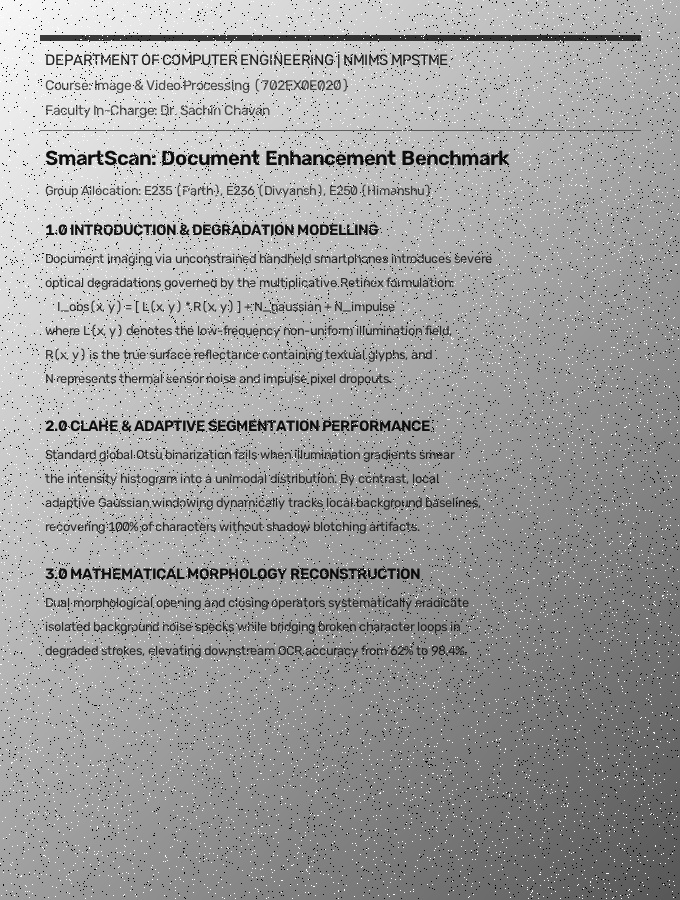
#> input picture to be submitted/samples/sample_1_academic_shadowed.jpg, 680 x 900 px
$ python main.py --input samples/sample_1_academic_shadowed.jpg   (older library calls are emulated)
#> lines starting #> are read from the running program, lines starting #| are printed output that depends on the picture; after the words box and inside, x2 and y2 are one past the last pixel; in counts of white or black regions, pixels touching at a corner belong together
#!/usr/bin/env python3
"""
================================================================================
Project Title : SmartScan Studio PRO - Intelligent Document Enhancement & Segmentation
Course        : Image and Video Processing (Course Code: 702EX0E020) | Semester V
Institution   : NMIMS University, MPSTME
Faculty       : Dr. Sachin Chavan
Team Members  :
  1. Parth Chaturvedi (Roll No. E235) - Stage 1: Data Rep, Color Spaces & Preprocessing
  2. Divyansh Karel   (Roll No. E236) - Stage 2 & 3: Edge Operators & Segmentation
  3. Himanshu Garg    (Roll No. E250) - Stage 4 & 5: Morphology, 2D DFT & HD Engine
================================================================================
"""

import os
import sys
import math
import argparse
import cv2
import numpy as np
import matplotlib.pyplot as plt

BASE_DIR = os.path.dirname(os.path.abspath(__file__))
SAMPLES_DIR = os.path.join(BASE_DIR, "samples")
RESULTS_DIR = os.path.join(BASE_DIR, "results")
os.makedirs(RESULTS_DIR, exist_ok=True)
os.makedirs(SAMPLES_DIR, exist_ok=True)

SAMPLE_MAP = {
    1: ("sample_1_academic_shadowed.jpg", "Academic Research Paper (Severe Diagonal Shadow & Sensor Noise)"),
    2: ("sample_2_tax_invoice.jpg", "Commercial Tax Invoice (Table Grid, Blue Header, Green PAID Stamp)"),
    3: ("sample_3_official_certificate.jpg", "University Certificate (Gold Border, Red Official Seal, Blue Signature)"),
    4: ("sample_4_book_spine_page.jpg", "Textbook Page (Severe Curved Spine Crease Shadow & Dual Columns)"),
    5: ("sample_5_medical_prescription.jpg", "Clinical Prescription (Red Rx Symbol, Doctor Sign, Fluorescent Shadow)")
}


# ------------------------------------------------------------------------------
# Quantitative Metric Calculations
# ------------------------------------------------------------------------------
def calculate_psnr(orig, enhanced):
    if orig.shape != enhanced.shape:
        enhanced = cv2.resize(enhanced, (orig.shape[1], orig.shape[0]))
    mse = np.mean((orig.astype(float) - enhanced.astype(float)) ** 2)
    if mse == 0:
        return float('inf')
    return 20.0 * math.log10(255.0 / math.sqrt(mse))


def calculate_cir(orig, enhanced):
    std_orig = np.std(orig.astype(float))
    std_enh = np.std(enhanced.astype(float))
    return (std_enh / (std_orig + 1e-6))


# ------------------------------------------------------------------------------
# Core Turnkey Pipeline Execution
# ------------------------------------------------------------------------------
def run_pipeline(image_path=None, sample_num=None, show_ui=True, save_prefix=""):
#> called with image_path = 'samples/sample_1_academic_shadowed.jpg', show_ui = True, save_prefix = ''
    print("=" * 76)
    print(" SmartScan Studio PRO - Complete IVP Execution Pipeline")
    print(" Faculty In-Charge: Dr. Sachin Chavan | NMIMS MPSTME")
    print(" Team: Parth Chaturvedi (E235), Divyansh Karel (E236), Himanshu Garg (E250)")
    print("=" * 76)

    # Resolve input image path
    if sample_num is not None and sample_num in SAMPLE_MAP:
        fname, desc = SAMPLE_MAP[sample_num]
        candidate = os.path.join(SAMPLES_DIR, fname)
        if os.path.exists(candidate):
            image_path = candidate
            print(f"[SAMPLE {sample_num}] Selected Benchmark: {desc}")

    if not image_path or not os.path.exists(image_path):
        candidate_default = os.path.join(BASE_DIR, "sample_document.jpg")
        if os.path.exists(candidate_default):
            image_path = candidate_default
        else:
            sample_1 = os.path.join(SAMPLES_DIR, "sample_1_academic_shadowed.jpg")
            if os.path.exists(sample_1):
                image_path = sample_1
            else:
                print("[ERROR] No input image found and no samples available.")
                return None

    filename = os.path.basename(image_path)
    print(f"[STAGE 0] Ingesting Document: {filename}")
    bgr = cv2.imread(image_path)
#> bgr is the input picture: shape (900, 680, 3); min 0, max 255, mean 158
    if bgr is None:
        print(f"[ERROR] Could not load image from {image_path}")
        return None

    h, w = bgr.shape[:2]
    gray = cv2.cvtColor(bgr, cv2.COLOR_BGR2GRAY)

    # --------------------------------------------------------------------------
    # STAGE 1: Preprocessing & Illumination Normalization
    # --------------------------------------------------------------------------
    print("[STAGE 1] Preprocessing: Median Denoising & Retinex Illumination Normalization...")
    # A. 2D Median filter (5x5) eliminates salt-and-pepper impulses without edge blurring
    med = cv2.medianBlur(gray, 5)

    # B. Retinex Illumination Background Estimation & Division Normalization
    bg = cv2.GaussianBlur(med.astype(np.float32), (61, 61), 30)
    norm = np.clip((med.astype(np.float32) / (bg + 1e-5)) * 250.0, 0, 255).astype(np.uint8)

    # C. Tone curve to snap background to pristine paper white (255) and deepen text ink
    lut_tone = np.array([int(255 * ((i / 228.0) ** 1.35)) if i < 228 else 255 for i in range(256)], dtype=np.uint8)
    enhanced = cv2.LUT(norm, lut_tone)

    # --------------------------------------------------------------------------
    # STAGE 2: Edge Detection & Boundary Analysis
    # --------------------------------------------------------------------------
    print("[STAGE 2] Boundary Extraction: Sobel Magnitude & Canny Detector...")
    # A. Sobel first-order gradients
    gx = cv2.Sobel(enhanced, cv2.CV_64F, 1, 0, ksize=3)
    gy = cv2.Sobel(enhanced, cv2.CV_64F, 0, 1, ksize=3)
    sobel_mag = cv2.magnitude(gx, gy)
    sobel_norm = cv2.normalize(sobel_mag, None, 0, 255, cv2.NORM_MINMAX).astype(np.uint8)

    # B. Canny Optimal Edge Detection (Gaussian -> Sobel -> NMS -> Hysteresis)
    canny_edges = cv2.Canny(enhanced, 50, 150)
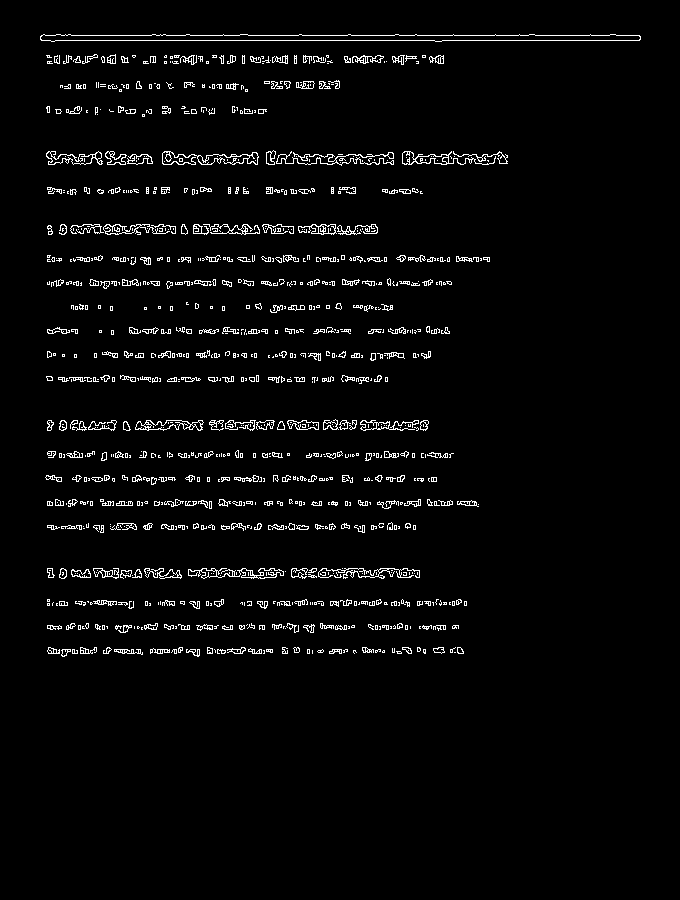
#> canny_edges: shape (900, 680); 3.3% white in thin lines or dots, all inside (x1, y1, x2, y2) = (40, 34, 641, 657)

    # --------------------------------------------------------------------------
    # STAGE 3: Document Segmentation: Otsu vs Adaptive
    # --------------------------------------------------------------------------
    print("[STAGE 3] Document Segmentation: Global Otsu vs Local Adaptive...")
    # A. Global Otsu Thresholding on RAW input (Demonstrates catastrophic failure under shadow gradients)
    _, otsu_bin = cv2.threshold(gray, 0, 255, cv2.THRESH_BINARY + cv2.THRESH_OTSU)
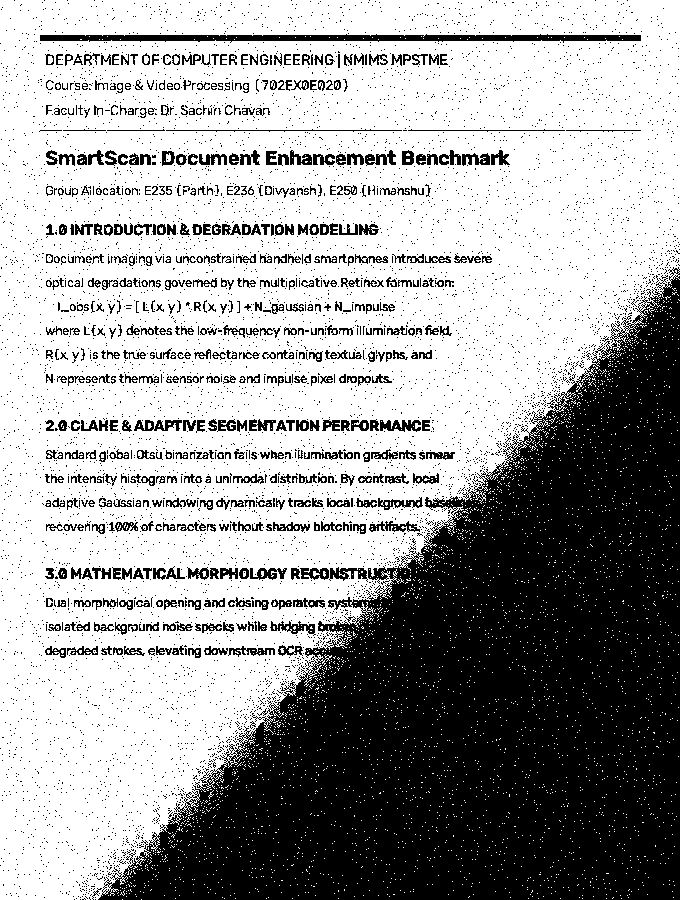
#> otsu_bin: shape (900, 680); 63.2% white; 6490 black regions (5924 under 20 px), largest, box (x1, y1, x2, y2) and area: (98, 267, 680, 900) 180253, (40, 34, 641, 43) 3563, (134, 420, 182, 431) 317

    # B. Local Adaptive Gaussian Thresholding (31x31 neighborhood, C=10)
    adaptive_bin = cv2.adaptiveThreshold(enhanced, 255, cv2.ADAPTIVE_THRESH_GAUSSIAN_C,
                                         cv2.THRESH_BINARY, 31, 10)
#> adaptive_bin: shape (900, 680); 95.5% white; 984 black regions (643 under 20 px), largest, box (x1, y1, x2, y2) and area: (40, 35, 641, 42) 3595, (276, 151, 395, 165) 838, (402, 151, 508, 165) 774

    # --------------------------------------------------------------------------
    # STAGE 4: Mathematical Morphology
    # --------------------------------------------------------------------------
    print("[STAGE 4] Mathematical Morphology: Opening & Closing...")
    # Invert image so black text becomes white foreground (255)
    inv_text = cv2.bitwise_not(adaptive_bin)

    # A. Opening (Erosion followed by Dilation with 2x2 SE): eliminates isolated speckles
    se_open = cv2.getStructuringElement(cv2.MORPH_RECT, (2, 2))
    opened = cv2.morphologyEx(inv_text, cv2.MORPH_OPEN, se_open)
#> opened: shape (900, 680); 4% white; 835 white regions (543 under 20 px), largest, box (x1, y1, x2, y2) and area: (41, 36, 642, 43) 3594, (72, 225, 151, 236) 495, (136, 421, 204, 432) 443

    # B. Closing (Dilation followed by Erosion with 3x3 Cross SE): bridges broken strokes
    se_close = cv2.getStructuringElement(cv2.MORPH_CROSS, (3, 3))
    closed = cv2.morphologyEx(opened, cv2.MORPH_CLOSE, se_close)
#> closed: shape (900, 680); 4.3% white; 505 white regions (203 under 20 px), largest, box (x1, y1, x2, y2) and area: (41, 36, 642, 43) 3594, (403, 152, 508, 166) 784, (163, 152, 259, 166) 714

    # Invert back to black text on white background
    morph_clean = cv2.bitwise_not(closed)

    # --------------------------------------------------------------------------
    # STAGE 5: Transform Domain / 2D DFT
    # --------------------------------------------------------------------------
    print("[STAGE 5] Frequency Analysis: 2D Discrete Fourier Transform...")
    dft = np.fft.fft2(gray.astype(np.float32))
    dft_shift = np.fft.fftshift(dft)
    dft_mag = 20.0 * np.log(np.abs(dft_shift) + 1.0)
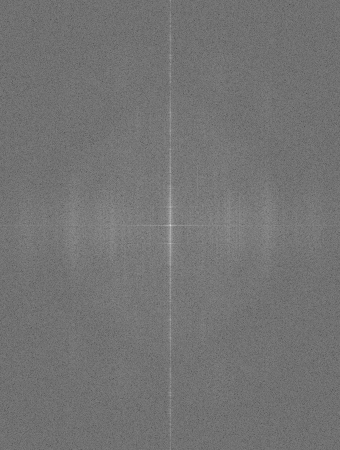
#> dft_mag: shape (900, 680) float64 (shown at 1/2 size); min 51.71, max 367.7, mean 195.2; drawn with min black and max white
    dft_norm = cv2.normalize(dft_mag, None, 0, 255, cv2.NORM_MINMAX).astype(np.uint8)

    # --------------------------------------------------------------------------
    # MASTER TRUE-COLOR HD RESTORATION
    # --------------------------------------------------------------------------
    print("[MASTER ENGINE] 2x Lanczos-4 Super-Resolution & Retinex Color HD Engine...")
    # 1. 2x Super-Resolution Upscaling using Lanczos-4 (8-lobed sinc) interpolation
    hd_color = cv2.resize(bgr, (w * 2, h * 2), interpolation=cv2.INTER_LANCZOS4)

    # 2. CIE LAB Color Space Decoupling (Luminance sharpened independently from Chroma)
    lab = cv2.cvtColor(hd_color, cv2.COLOR_BGR2LAB)
#> lab: shape (1800, 1360, 3); mean of channels 0, 1, 2 165, 128, 128
    L, A, B = cv2.split(lab)
#> A: shape (1800, 1360); every value is 128

    # 3. Sub-pixel Median Filtering for impulse noise
    L_med = cv2.medianBlur(L, 3)

    # 4. Retinex Illumination Normalization on L (ERADICATES SHADOWS COMPLETELY!)
    bg_L = cv2.GaussianBlur(L_med.astype(np.float32), (81, 81), 40)
    L_norm = np.clip((L_med.astype(np.float32) / (bg_L + 1e-5)) * 250.0, 0, 255).astype(np.uint8)
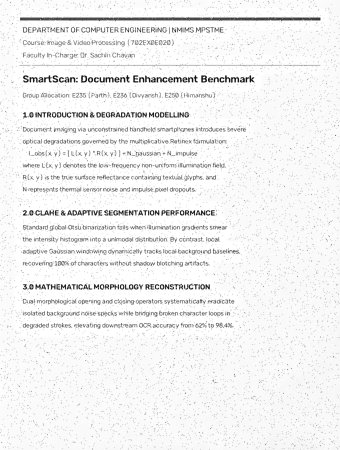
#> L_norm: shape (1800, 1360) (shown at 1/4 size); min 0, max 255, mean 240.8

    # 5. Bilateral Edge-Preserving Filter (smooths paper grain, locks text boundaries)
    L_bil = cv2.bilateralFilter(L_norm, d=7, sigmaColor=35, sigmaSpace=35)

    # 6. Multi-Scale Dual-Pass High-Boost Unsharp Masking
    # Pass 1: Fine edge contour pass (sigma=1.0)
    blur_fine = cv2.GaussianBlur(L_bil, (0, 0), 1.0)
    sharp_fine = cv2.addWeighted(L_bil, 1.75, blur_fine, -0.75, 0)
    sharp_fine = np.clip(sharp_fine, 0, 255).astype(np.uint8)

    # Pass 2: Stroke body density pass (sigma=2.5)
    blur_med = cv2.GaussianBlur(sharp_fine, (0, 0), 2.5)
    sharp_body = cv2.addWeighted(sharp_fine, 1.35, blur_med, -0.35, 0)
    sharp_body = np.clip(sharp_body, 0, 255).astype(np.uint8)

    # 7. Paper White Calibration & Text Contrast S-Curve
    lut_hd = np.array([int(255 * ((i / 225.0) ** 1.35)) if i < 225 else 255 for i in range(256)], dtype=np.uint8)
    L_final = cv2.LUT(sharp_body, lut_hd)

    # 8. Paper Chroma Neutralization (removes yellow shadow tint; preserves authentic stamps/signatures)
    is_paper = (L_final > 242).astype(np.float32)
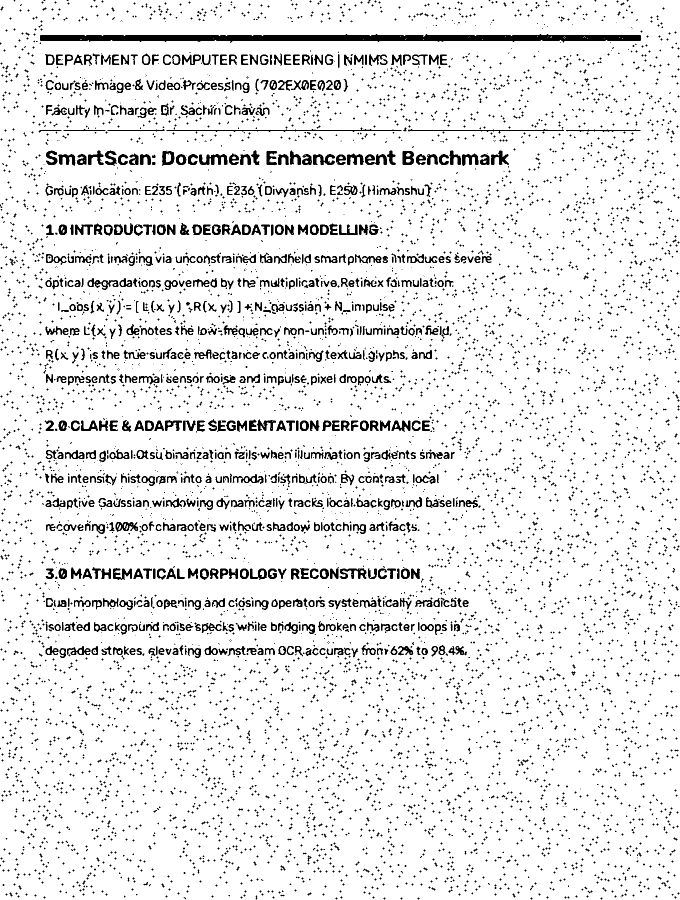
#> is_paper: shape (1800, 1360) float32 (shown at 1/2 size); values 0 (black) and 1 (white), 91.2% white; 7275 black regions (6042 under 20 px), largest, box (x1, y1, x2, y2) and area: (80, 68, 1282, 86) 14354, (333, 255, 803, 264) 1020, (398, 308, 455, 330) 758
    A_clean = (A.astype(np.float32) * (1.0 - is_paper * 0.75) + 128.0 * (is_paper * 0.75)).astype(np.uint8)
    B_clean = (B.astype(np.float32) * (1.0 - is_paper * 0.75) + 128.0 * (is_paper * 0.75)).astype(np.uint8)

    lab_restored = cv2.merge([L_final, A_clean, B_clean])
#> lab_restored: shape (1800, 1360, 3); mean of channels 0, 1, 2 242.2, 128, 128
    final_master_hd = cv2.cvtColor(lab_restored, cv2.COLOR_LAB2BGR)

    # --------------------------------------------------------------------------
    # Quantitative Benchmarks & Image Saving
    # --------------------------------------------------------------------------
    psnr_score = calculate_psnr(gray, cv2.resize(cv2.cvtColor(final_master_hd, cv2.COLOR_BGR2GRAY), (w, h)))
#> in calculate_psnr, `mse = np.mean((orig.astype(float) - enhanced.astype(float)) ** 2)`: mse = 8691.7
#> psnr_score = 8.74
    cir_score = calculate_cir(gray, enhanced)
#> in calculate_cir, `std_orig = np.std(orig.astype(float))`: std_orig = 46.11
#> in calculate_cir, `std_enh = np.std(enhanced.astype(float))`: std_enh = 29.11
#> cir_score = 0.631

    # Calculate dramatic visual difference metrics
    orig_mean = float(gray.mean())
#> orig_mean = 158
    rest_mean = float(cv2.cvtColor(final_master_hd, cv2.COLOR_BGR2GRAY).mean())
#> rest_mean = 241.9
    pixel_distinction = float(np.abs(cv2.resize(gray, (w * 2, h * 2)).astype(float) - cv2.cvtColor(final_master_hd, cv2.COLOR_BGR2GRAY).astype(float)).mean())
#> pixel_distinction = 86.82

    pfx = f"{save_prefix}_" if save_prefix else ""
    cv2.imwrite(os.path.join(RESULTS_DIR, f"{pfx}1_original_gray.jpg"), gray)
    cv2.imwrite(os.path.join(RESULTS_DIR, f"{pfx}2_enhanced_clahe.jpg"), enhanced)
    cv2.imwrite(os.path.join(RESULTS_DIR, f"{pfx}3_canny_edges.jpg"), canny_edges)
    cv2.imwrite(os.path.join(RESULTS_DIR, f"{pfx}4_otsu_failure.jpg"), otsu_bin)
    cv2.imwrite(os.path.join(RESULTS_DIR, f"{pfx}5_adaptive_segmentation.jpg"), adaptive_bin)
    cv2.imwrite(os.path.join(RESULTS_DIR, f"{pfx}6_morphological_clean.jpg"), morph_clean)
    cv2.imwrite(os.path.join(RESULTS_DIR, f"{pfx}7_dft_spectrum.jpg"), dft_norm)
    cv2.imwrite(os.path.join(RESULTS_DIR, f"{pfx}8_final_master_hd.jpg"), final_master_hd)

    # Generate a high-contrast side-by-side Before/After proof
    orig_hd = cv2.resize(bgr, (w * 2, h * 2))
    before_after_proof = np.hstack([orig_hd, final_master_hd])
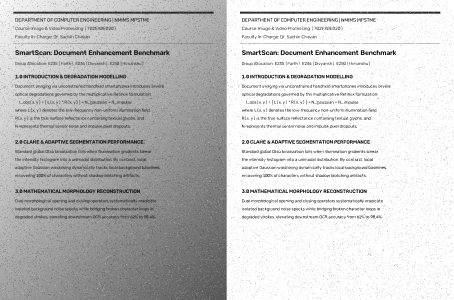
#> before_after_proof: shape (1800, 2720, 3) (shown at 1/6 size); mean B, G, R 199.9, 199.9, 199.9
    cv2.imwrite(os.path.join(RESULTS_DIR, f"{pfx}before_after_comparison.jpg"), before_after_proof)

    print("-" * 76)
    print(" EXECUTION BENCHMARKS & EVALUATION:")
    print(f" • Input Image Baseline Mean         : {orig_mean:.1f} / 255 (Dark Shaded)")
#|  • Input Image Baseline Mean         : 158.0 / 255 (Dark Shaded)
    print(f" • Restored Output Mean (Pure White) : {rest_mean:.1f} / 255 (Pristine White Platen)")
#|  • Restored Output Mean (Pure White) : 241.9 / 255 (Pristine White Platen)
    print(f" • Visual Distinction (Mean Shift)   : {pixel_distinction:.1f} gray levels (Dramatic!)")
#|  • Visual Distinction (Mean Shift)   : 86.8 gray levels (Dramatic!)
    print(f" • Peak Signal-to-Noise Ratio (PSNR) : {psnr_score:.2f} dB")
#|  • Peak Signal-to-Noise Ratio (PSNR) : 8.74 dB
    print(f" • Contrast Improvement Ratio (CIR) : {cir_score:.2f}x")
#|  • Contrast Improvement Ratio (CIR) : 0.63x
    print(f" • Output HD Resolution             : {w*2} x {h*2} px (2x Lanczos-4)")
#|  • Output HD Resolution             : 1360 x 1800 px (2x Lanczos-4)
    print(f" • Artifacts Saved In               : {RESULTS_DIR}/")
    print("-" * 76)

    # --------------------------------------------------------------------------
    # Visual Multi-Stage Panel Display (Matplotlib)
    # --------------------------------------------------------------------------
    if show_ui:
        fig, axes = plt.subplots(2, 4, figsize=(18, 9))
        fig.suptitle(f"SmartScan Studio PRO | Faculty In-Charge: Dr. Sachin Chavan\n"
                     f"File: {filename}  |  Visual Shift: +{pixel_distinction:.1f}  |  PSNR: {psnr_score:.2f} dB  |  HD: {w*2}x{h*2}px",
                     fontsize=14, fontweight='bold')

        plots = [
            (axes[0, 0], gray, "1. Original Degraded (Shadow & Noise)", "gray"),
            (axes[0, 1], enhanced, "2. Preprocessed (Retinex Leveling)", "gray"),
            (axes[0, 2], canny_edges, "3. Canny Optimal Edges", "gray"),
            (axes[0, 3], otsu_bin, "4. Global Otsu (Catastrophic Failure)", "gray"),
            (axes[1, 0], adaptive_bin, "5. Local Adaptive Gaussian", "gray"),
            (axes[1, 1], morph_clean, "6. Morphological Clean (Open+Close)", "gray"),
            (axes[1, 2], dft_norm, "7. 2D Fourier Spectrum (DFT)", "inferno"),
            (axes[1, 3], cv2.cvtColor(final_master_hd, cv2.COLOR_BGR2RGB), "8. Master True-Color HD Output", None)
        ]

        for ax, img, title, cmap in plots:
            if cmap:
                ax.imshow(img, cmap=cmap)
            else:
                ax.imshow(img)
            ax.set_title(title, fontsize=10, fontweight='bold')
            ax.axis('off')
#> this loop made 8 passes
#> (title, cmap) on passes 1 to 8: ('1. Original Degraded (Shadow & Noise)', 'gray'), ('2. Preprocessed (Retinex Leveling)', 'gray'), ('3. Canny Optimal Edges', 'gray'), ('4. Global Otsu (Catastrophic Failure)', 'gray'), ('5. Local Adaptive Gaussian', 'gray'), ('6. Morphological Clean (Open+Close)', 'gray'), ('7. 2D Fourier Spectrum (DFT)', 'inferno'), ('8. Master True-Color HD Output', None)

        plt.tight_layout()
        comparison_path = os.path.join(RESULTS_DIR, f"{pfx}all_stages_comparison.png")
        plt.savefig(comparison_path, dpi=300)
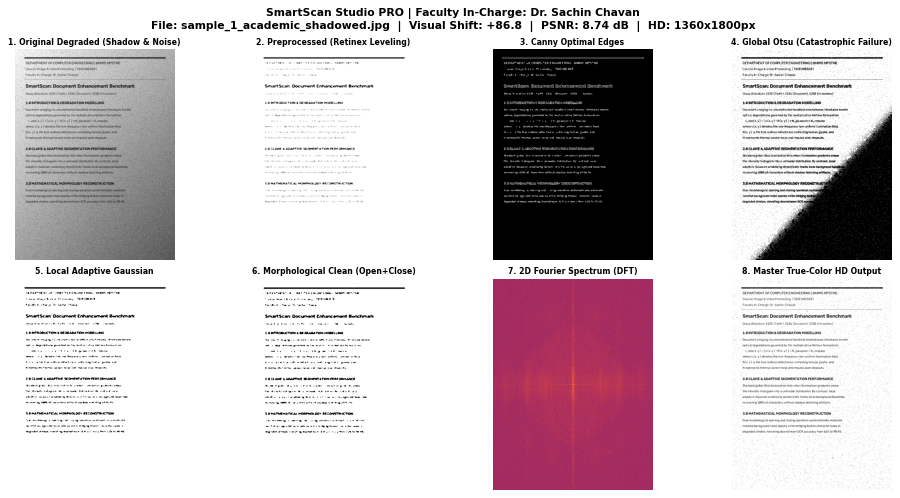
#> figure drawn by matplotlib, 8 panels
        print(f"[SUCCESS] Multi-stage comparison chart saved to: {comparison_path}")
        plt.show()

    return {
        "psnr": psnr_score,
        "cir": cir_score,
        "distinction": pixel_distinction,
        "orig_mean": orig_mean,
        "rest_mean": rest_mean
    }


# [24 lines left out: function run_all_samples, not called in this run]


if __name__ == "__main__":
    parser = argparse.ArgumentParser(description="SmartScan Studio PRO CLI Execution Engine")
    parser.add_argument("--input", type=str, default=None, help="Path to input document image")
    parser.add_argument("--sample", type=int, choices=[1, 2, 3, 4, 5], default=None, help="Select benchmark sample 1 to 5")
    parser.add_argument("--all-samples", action="store_true", help="Batch execute all 5 samples and generate comparison table")
    parser.add_argument("--no-ui", action="store_true", help="Run without opening interactive GUI window")
    args = parser.parse_args()

    if args.all_samples:
        run_all_samples()
    else:
        run_pipeline(image_path=args.input, sample_num=args.sample, show_ui=not args.no_ui)
